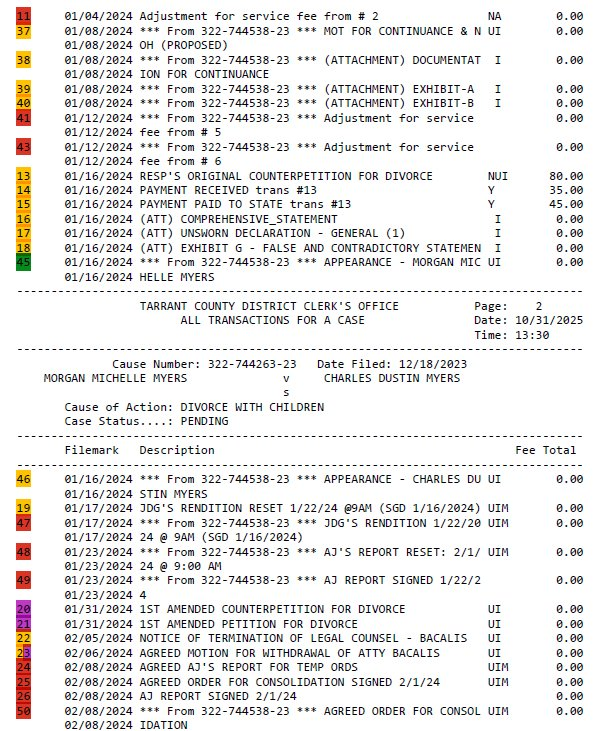
#> input picture CASE DOCKET/572328126_2012123686292113_6177427014334961689_n.jpg, 595 x 731 px; its folder holds only this picture in this run
$ python build_docket_filer_map.py
#> lines starting #> are read from the running program, lines starting #| are printed output that depends on the picture; after the words box and inside, x2 and y2 are one past the last pixel; in counts of white or black regions, pixels touching at a corner belong together
"""Parse color-coded docket images to map filemarks to filers."""

from __future__ import annotations

import argparse
import csv
import json
import os
import re
from collections import Counter, defaultdict
from dataclasses import dataclass
from pathlib import Path
from typing import Dict, Iterable, List, Tuple

import cv2
import numpy as np
import pytesseract


COLOR_BANDS = {
    "red": [(0, 15), (170, 179)],
    "yellow": [(16, 35)],
    "green": [(36, 85)],
    "light_blue": [(80, 115)],
    "purple": [(120, 160)],
}

ROLE_BY_COLOR = {
    "green": "petitioner",
    "purple": "counsel",
    "red": "courts",
    "yellow": "me",
    "light_blue": "oag",
}

DEFAULT_FILER_BY_ROLE = {
    "petitioner": "morgan_michelle_myers",
    "counsel": "cooper_carter",
    "courts": "court",
    "me": "charles_dustin_myers",
    "oag": "oag",
}

DOCKET_LINE = re.compile(r"^\s*(\d{1,4})\s+\d{2}/\d{2}/\d{4}\b")


@dataclass
class OcrHit:
    filemark_raw: str
    filemark: str | None
    corrected: bool
    color: str
    role: str
    filer: str
    source_image: str


def _ensure_tesseract() -> None:
    current = os.environ.get("TESSDATA_PREFIX")
    if current and (Path(current) / "eng.traineddata").exists():
        return
    candidates = [
        r"C:\Program Files\Tesseract-OCR\tessdata",
        r"C:\Program Files (x86)\Tesseract-OCR\tessdata",
    ]
    for candidate in candidates:
        if (Path(candidate) / "eng.traineddata").exists():
            os.environ["TESSDATA_PREFIX"] = candidate
            return


def _iter_images(images_dir: Path) -> Iterable[Path]:
    for path in sorted(images_dir.iterdir()):
        if path.suffix.lower() in {".jpg", ".jpeg", ".png"}:
            yield path


# [52 lines left out: functions _edit_distance, _correct_filemark, _extract_filemarks, not called in this run]


def _mask_for_color(hsv: np.ndarray, bands: List[Tuple[int, int]], s_thr: int, v_thr: int) -> np.ndarray:
    mask = np.zeros(hsv.shape[:2], dtype=np.uint8)
    for lo, hi in bands:
        lower = np.array([lo, s_thr, v_thr])
        upper = np.array([hi, 255, 255])
        mask = cv2.bitwise_or(mask, cv2.inRange(hsv, lower, upper))
    return mask


def _extract_numbers(block: np.ndarray) -> List[str]:
    scale = 6
    block_big = cv2.resize(block, None, fx=scale, fy=scale, interpolation=cv2.INTER_CUBIC)
    gray = cv2.cvtColor(block_big, cv2.COLOR_BGR2GRAY)
    _, bw = cv2.threshold(gray, 0, 255, cv2.THRESH_BINARY_INV + cv2.THRESH_OTSU)
    kernel = cv2.getStructuringElement(cv2.MORPH_RECT, (2, 2))
    bw = cv2.morphologyEx(bw, cv2.MORPH_OPEN, kernel, iterations=1)

    row_counts = (bw > 0).sum(axis=1)
    threshold = max(5, int(0.03 * bw.shape[1]))
    segments: List[Tuple[int, int]] = []
    start = None
    for idx, count in enumerate(row_counts):
        if count > threshold and start is None:
            start = idx
        elif count <= threshold and start is not None:
            end = idx
            if end - start > 10:
                segments.append((start, end))
            start = None
    if start is not None:
        segments.append((start, len(row_counts) - 1))

    numbers: List[str] = []
    if not segments:
        segments = [(0, bw.shape[0])]

    for y0, y1 in segments:
        line = bw[y0:y1, :]
        inv = 255 - line
        inv = cv2.copyMakeBorder(inv, 6, 6, 6, 6, cv2.BORDER_CONSTANT, value=255)
        text = pytesseract.image_to_string(
            inv, config="--psm 7 -c tessedit_char_whitelist=0123456789"
        )
        text = "".join(ch for ch in text if ch.isdigit())
        if text:
            numbers.append(text)

    if not numbers:
        text = pytesseract.image_to_string(
            255 - bw, config="--psm 6 -c tessedit_char_whitelist=0123456789"
        )
        for line in text.splitlines():
            digits = "".join(ch for ch in line if ch.isdigit())
            if digits:
                numbers.append(digits)

    return numbers


def _parse_image(image_path: Path) -> List[Tuple[str, List[str]]]:
    img = cv2.imread(str(image_path))
#> img is the input picture: shape (731, 595, 3); mean B, G, R 232.1, 233.2, 234.1
    if img is None:
        return []
    hsv = cv2.cvtColor(img, cv2.COLOR_BGR2HSV)
#> hsv: shape (731, 595, 3); mean H, S, V 51.5, 15.3, 236.8
    height, width = hsv.shape[:2]
#> height = 731; width = 595
    margin_limit = min(160, max(60, int(width * 0.2)))
#> margin_limit = 119
    results: List[Tuple[str, List[str]]] = []
    s_thr = 40
    v_thr = 40
    for color, bands in COLOR_BANDS.items():
        mask = _mask_for_color(hsv, bands, s_thr, v_thr)
        mask[:, margin_limit:] = 0
        kernel = cv2.getStructuringElement(cv2.MORPH_RECT, (3, 3))
        mask = cv2.morphologyEx(mask, cv2.MORPH_OPEN, kernel, iterations=1)
        contours, _ = cv2.findContours(mask, cv2.RETR_EXTERNAL, cv2.CHAIN_APPROX_SIMPLE)
        boxes: List[Tuple[int, int, int, int]] = []
        for contour in contours:
            x, y, w, h = cv2.boundingRect(contour)
            if w < 10 or h < 10:
                continue
            area = w * h
            if area < 80 or area > 8000:
                continue
            boxes.append((x, y, w, h))
        boxes.sort(key=lambda b: (b[1], b[0]))
        for x, y, w, h in boxes:
            crop = img[y : y + h, x : x + w]
            numbers = _extract_numbers(crop)
            if numbers:
                results.append((color, numbers))
#> this loop made 1 pass
#> pass 1, in _parse_image, `mask = _mask_for_color(hsv, bands, s_thr, v_thr)`:
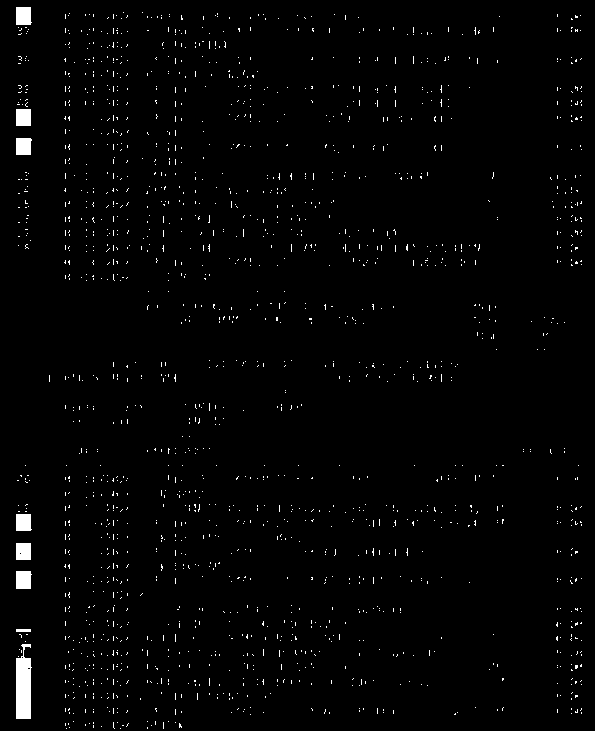
#> mask: shape (731, 595); 1.6% white; 1762 white regions (1754 under 20 px), largest, box (x1, y1, x2, y2) and area: (16, 644, 32, 719) 961, (16, 7, 32, 25) 271, (16, 571, 32, 589) 271
#> pass 1, in _parse_image, `mask = cv2.morphologyEx(mask, cv2.MORPH_OPEN, kernel, iterations=1)`:
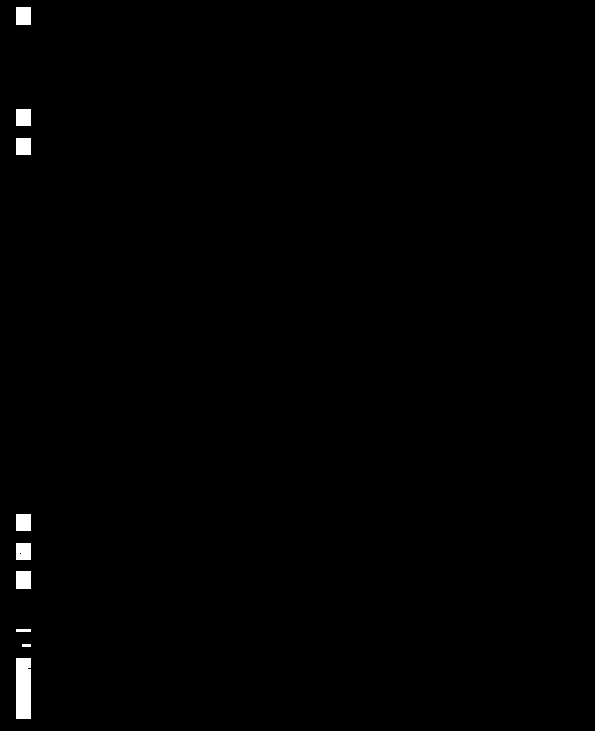
#> mask: shape (731, 595); 0.58% white; 9 white regions, largest, box (x1, y1, x2, y2) and area: (16, 658, 31, 719) 912, (16, 7, 31, 25) 270, (16, 571, 31, 589) 270
#> after the loop, results = []
    return results


# [62 lines left out: functions _write_ocr_hits, _write_aggregated_map, _write_conflicts, not called in this run]


def _parse_args() -> argparse.Namespace:
    parser = argparse.ArgumentParser(description="Build a docket filemark-to-filer map.")
    parser.add_argument(
        "--images-dir",
        type=Path,
        default=Path("CASE DOCKET"),
        help="Directory containing color-coded docket images.",
    )
    parser.add_argument(
        "--json",
        type=Path,
        default=Path("extracted_text_full/28b_merged/28B_merged.json"),
        help="Page-level JSON to extract valid filemarks for correction.",
    )
    parser.add_argument(
        "--output-dir",
        type=Path,
        default=Path("reports"),
        help="Directory to write mapping outputs.",
    )
    return parser.parse_args()


def main() -> None:
    args = _parse_args()
    images_dir = args.images_dir.expanduser().resolve()
    json_path = args.json.expanduser().resolve()
    output_dir = args.output_dir.expanduser().resolve()
    output_dir.mkdir(parents=True, exist_ok=True)

    _ensure_tesseract()
    valid_set = _extract_filemarks(json_path) if json_path.exists() else set()

    hits: List[OcrHit] = []
    for image_path in _iter_images(images_dir):
        parsed = _parse_image(image_path)
        for color, numbers in parsed:
            role = ROLE_BY_COLOR.get(color, "unknown")
            filer = DEFAULT_FILER_BY_ROLE.get(role, "unknown")
            for raw in numbers:
                corrected, corrected_flag = _correct_filemark(raw, valid_set) if valid_set else (raw, False)
                hits.append(
                    OcrHit(
                        filemark_raw=raw,
                        filemark=corrected,
                        corrected=corrected_flag,
                        color=color,
                        role=role,
                        filer=filer,
                        source_image=image_path.name,
                    )
                )

    _write_ocr_hits(output_dir / "28b_docket_filer_ocr.csv", hits)
    _write_aggregated_map(output_dir / "28b_docket_filer_map.csv", hits)
    _write_conflicts(output_dir / "28b_docket_filer_conflicts.md", hits)

    print(f"Wrote docket filer mapping to {output_dir}")


if __name__ == "__main__":
    main()
#> (the call stopped at in _extract_numbers, `text = pytesseract.image_to_string( inv, config="--psm 7 -c tessedit_c..`: pytesseract is not available in this run)
